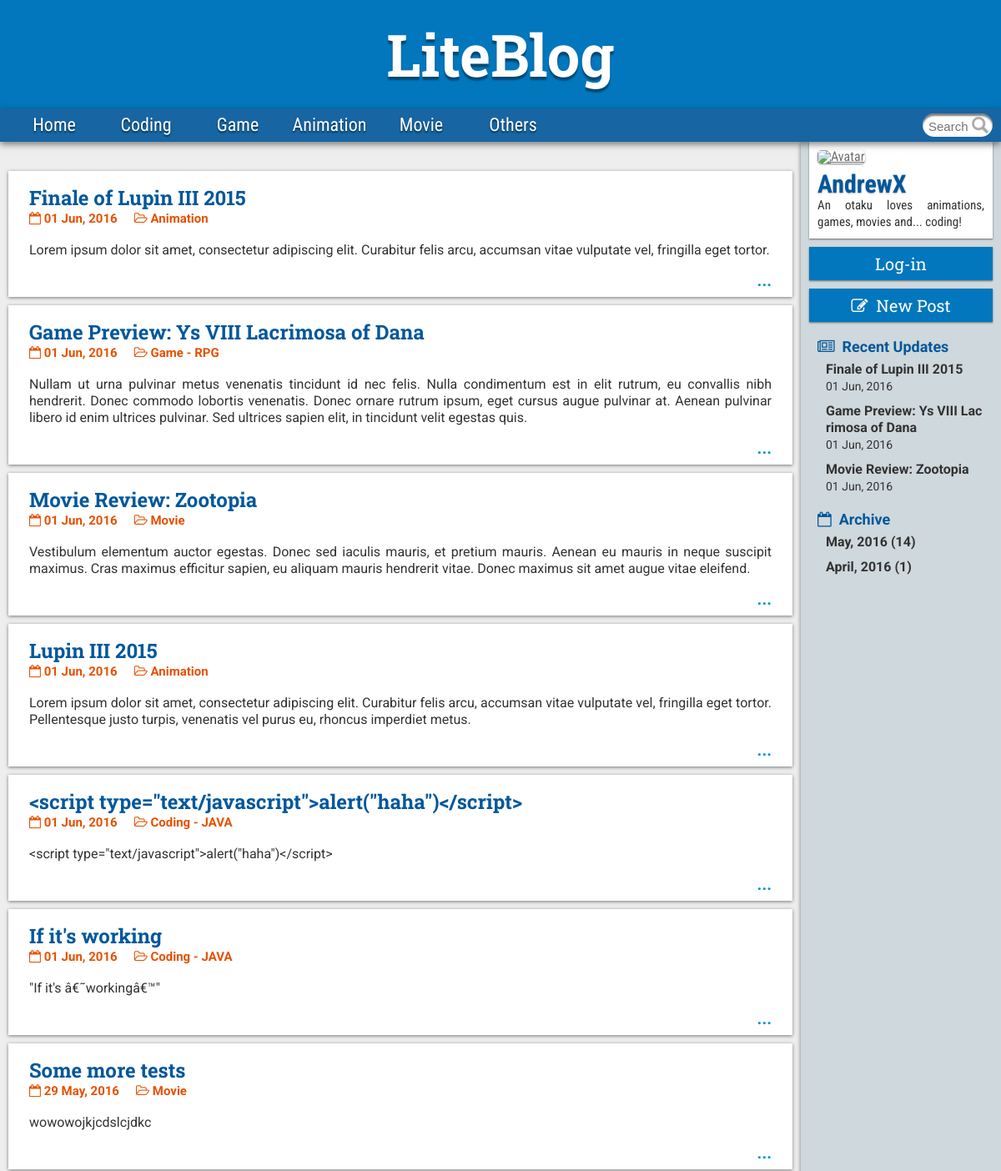
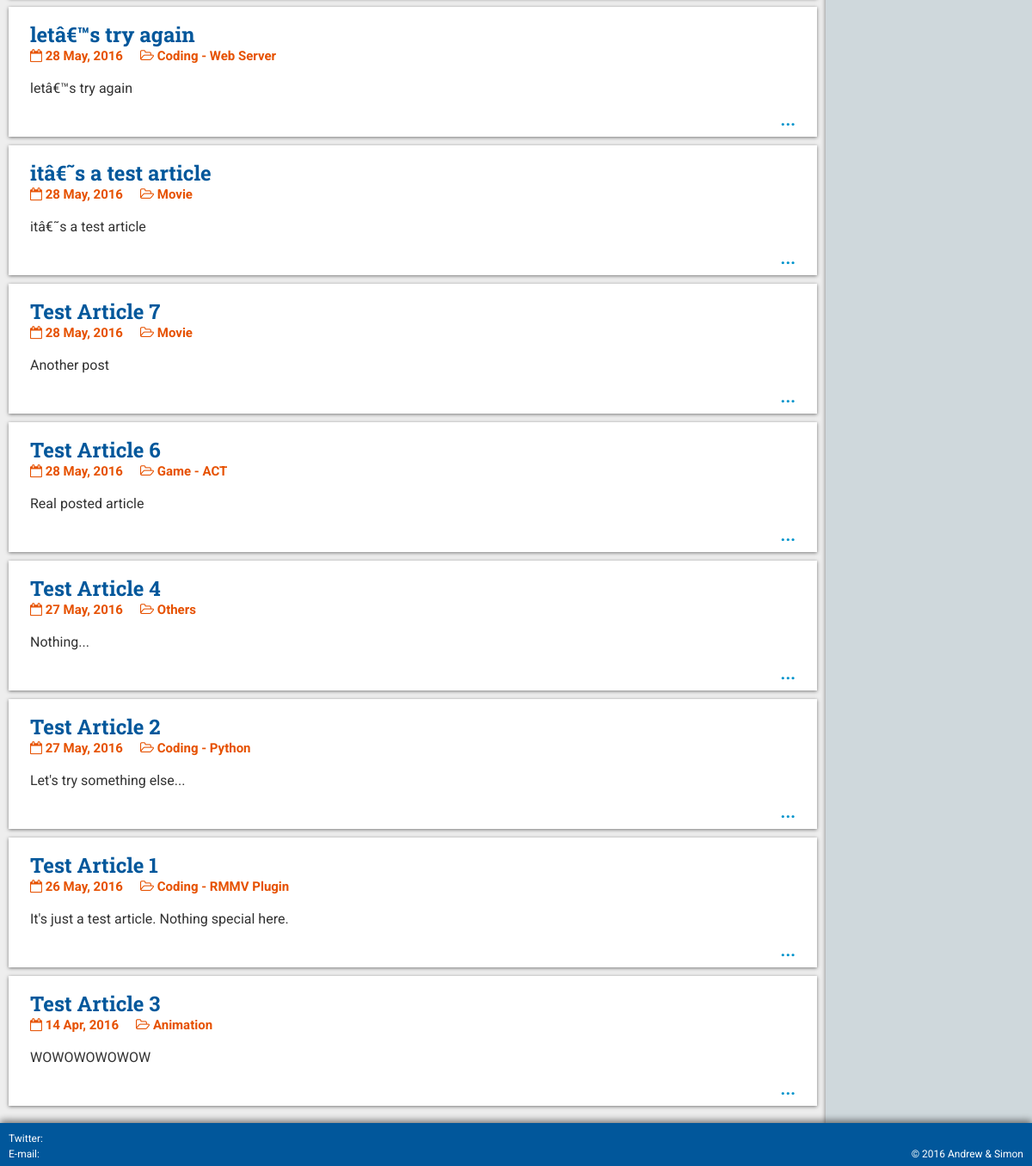
The app's page /category.php with its own data (2 pictures, top to bottom).
### tables this page shows
CREATE TABLE IF NOT EXISTS `article` (
  `ArticleID` int(8) NOT NULL,
  `Title` text NOT NULL,
  `PubTime` timestamp NOT NULL DEFAULT CURRENT_TIMESTAMP ON UPDATE CURRENT_TIMESTAMP,
  `CategoryID` int(8) NOT NULL,
  `Preview` text NOT NULL,
  `Content` longtext NOT NULL,
  `Latitude` double DEFAULT NULL,
  `Longitude` double DEFAULT NULL
);

CREATE TABLE IF NOT EXISTS `category` (
  `CategoryID` int(8) NOT NULL,
  `CategoryName` char(255) NOT NULL
);

### includes/functions.php (the view, shortened to what this page needs)
<?php
function showRecentArticles() {
	include 'includes/connect_database.php';
	$articleNumber = 3;
	$query = "SELECT ArticleID, Title, UNIX_TIMESTAMP(PubTime) AS PubTime FROM ARTICLE ORDER BY PubTime DESC";
	$result = mysqli_query($conn, $query);
	$i = 0;
	while ($row = mysqli_fetch_array($result)) {
		if ($i < $articleNumber) {
			$title = htmlspecialchars($row["Title"]);
			echo "<a href=\"article.php?id={$row["ArticleID"]}\">";
			echo "<div class =\"update_entry\">";
			echo "<p class = \"update_title\"> $title </p>";
			$pubTime = date("d M, Y", $row["PubTime"]);
			echo "<p class = \"update_date\">$pubTime</p>";
			echo "</div>";
			echo "</a>";
		}
		$i++;
	}
}
function showArchive() {
	include 'includes/connect_database.php';
	$query = "SELECT FROM_UNIXTIME(UNIX_TIMESTAMP(PubTime), '%M, %Y') AS Archive, COUNT(*) AS Count from ARTICLE GROUP BY FROM_UNIXTIME(UNIX_TIMESTAMP(PubTime), '%M, %Y') ORDER BY UNIX_TIMESTAMP(PubTime) DESC";
	$result = mysqli_query($conn, $query);
	while ($row = mysqli_fetch_array($result)) {
		echo "<a href=\"archive.php?archive={$row["Archive"]}\">";
		echo "<div class =\"update_entry\">";
		echo "<p class = \"update_title\">{$row["Archive"]} ({$row["Count"]})</p>";
		echo "</div>";
		echo "</a>";
	}
}
function showArticleList($result) {
	while ($row = mysqli_fetch_array($result)) {
		$title = htmlspecialchars($row["Title"]);
		$preview = htmlspecialchars($row["Preview"]);
		echo "<a class=\"article_pre\" href=\"article.php?id={$row["ArticleID"]}\">";
		echo "<article class=\"passage\">";
		echo "<h3>$title</h3>";
		$pubTime = date("d M, Y", $row["PubTime"]);
		echo "<h6 class = \"article_info\"><span class=\"fa fa-calendar-o\"></span> $pubTime</h6>";
		echo "<h6 class = \"article_info\"><span class=\"fa fa-folder-open-o\"></span> {$row["CategoryName"]}</h6>";
		echo "<div class=\"article_content\">";
		echo "<p>$preview</p>";
		echo "</div>";
		echo "<p class=\"more\">...</p>";
		echo "</article>";
		echo "</a>";
	}
}
?>

### css/style.css (style rules this page uses)
html, body, div, span, applet, object, iframe, h1, h2, h3, h4, h5, h6, p, blockquote, pre, a, abbr, acronym, address, big, cite, code, del, dfn, em, img, ins, kbd, q, s, samp, small, strike, strong, sub, sup, tt, var, b, u, i, center, dl, dt, dd, ol, ul, li, fieldset, form, label, legend, table, caption, tbody, tfoot, thead, tr, th, td, article, aside, canvas, details, embed, figure, figcaption, footer, header, hgroup, menu, nav, output, ruby, section, summary, time, mark, audio, video { margin: 0; padding: 0; border: 0; font-size: 100%; font: inherit; vertical-align: baseline; }
article, aside, details, figcaption, figure, footer, header, hgroup, menu, nav, section { display: block; }
body { line-height: 1; }
body, html { margin: 0; padding: 0; height: 100%; font-family: 'Roboto', sans-serif; background-attachment: fixed; background-color: #EEEEEE; background-size: contain; background-position: center center; }
p { font-size: 16px; line-height: 20px; color: #323232; text-align: Justify; }
article p { margin-bottom: 16px; }
h3 { font-family: 'Roboto Slab', serif; font-size: 24px; line-height: 24px; padding-top: 10px; padding-bottom: 5px; font-weight: bold; color: #01579B }
h6 { font-size: 15px; line-height: 15px; padding-bottom: 20px; font-weight: bold; color: #E65100 }
a:link { color: #005d7f; }
#link a { text-decoration: none; }
#updates a { background: #fff; text-decoration: none; }
.update_title { font-weight: bold; text-align: left; word-break:break-all; }
.update_date { font-size: 14px; text-align: left; }
.update_entry { margin-bottom: 10px; margin-left:10px; }
article { box-shadow: 0px 1px 4px rgba(0, 0, 0, .50); background: #fff; margin-top: 10px; margin-bottom: 10px; transition: all 0.3s; }
.passage { padding: 10px 25px 10px 25px; }
.article_pre:link, .article_pre:visited { display: block; text-decoration: none; }
.article_info { float:left; margin-right: 20px; }
.more { text-align: right; margin: 0; font-weight: bold; color: #0094cc; font-size: 20px; }

### records on screen
article: Title "Finale of Lupin III 2015", pubTime "01 Jun, 2016", CategoryID.CategoryName "Animation", Preview "Lorem ipsum dolor sit amet, consectetur adipiscing elit. Curabitur felis arcu, accumsan vitae vulputate vel, fringilla eget tortor."
article: Title "Game Preview: Ys VIII Lacrimosa of Dana", pubTime "01 Jun, 2016", CategoryID.CategoryName "Game - RPG", Preview "Nullam ut urna pulvinar metus venenatis tincidunt id nec felis. Nulla condimentum est in elit rutrum, eu convallis nibh hendrerit. Donec commodo lobortis venenatis. Donec ornare rutrum ipsum, eget cursus augue pulvinar at. Aenean pulvinar libero id enim ultrices pulvinar. Sed ultrices sapien elit, in tincidunt velit egestas quis."
article: Title "Movie Review: Zootopia", pubTime "01 Jun, 2016", CategoryID.CategoryName "Movie", Preview "Vestibulum elementum auctor egestas. Donec sed iaculis mauris, et pretium mauris. Aenean eu mauris in neque suscipit maximus. Cras maximus efficitur sapien, eu aliquam mauris hendrerit vitae. Donec maximus sit amet augue vitae eleifend."
article: Title "Lupin III 2015", pubTime "01 Jun, 2016", CategoryID.CategoryName "Animation", Preview "Lorem ipsum dolor sit amet, consectetur adipiscing elit. Curabitur felis arcu, accumsan vitae vulputate vel, fringilla eget tortor. Pellentesque justo turpis, venenatis vel purus eu, rhoncus imperdiet metus."
article: Title "<script type=\"text/javascript\">alert(\"haha\")</script>", pubTime "01 Jun, 2016", CategoryID.CategoryName "Coding - JAVA", Preview "<script type=\"text/javascript\">alert(\"haha\")</script>"
article: Title "If it's working", pubTime "01 Jun, 2016", CategoryID.CategoryName "Coding - JAVA", Preview "\"If it's â€˜workingâ€™\""
article: Title "Some more tests", pubTime "29 May, 2016", CategoryID.CategoryName "Movie", Preview "wowowojkjcdslcjdkc"
article: Title "letâ€™s try again", pubTime "28 May, 2016", CategoryID.CategoryName "Coding - Web Server", Preview "letâ€™s try again"
article: Title "itâ€˜s a test article", pubTime "28 May, 2016", CategoryID.CategoryName "Movie", Preview "itâ€˜s a test article"
article: Title "Test Article 7", pubTime "28 May, 2016", CategoryID.CategoryName "Movie", Preview "Another post"
article: Title "Test Article 6", pubTime "28 May, 2016", CategoryID.CategoryName "Game - ACT", Preview "Real posted article"
article: Title "Test Article 4", pubTime "27 May, 2016", CategoryID.CategoryName "Others", Preview "Nothing..."
article: Title "Test Article 2", pubTime "27 May, 2016", CategoryID.CategoryName "Coding - Python", Preview "Let's try something else..."
article: Title "Test Article 1", pubTime "26 May, 2016", CategoryID.CategoryName "Coding - RMMV Plugin", Preview "It's just a test article. Nothing special here."
article: Title "Test Article 3", pubTime "14 Apr, 2016", CategoryID.CategoryName "Animation", Preview "WOWOWOWOWOW"

### other values on screen
$row["Archive"] "May, 2016"
$row["Count"] "14"
$row["Archive"] "April, 2016"
$row["Count"] "1"
